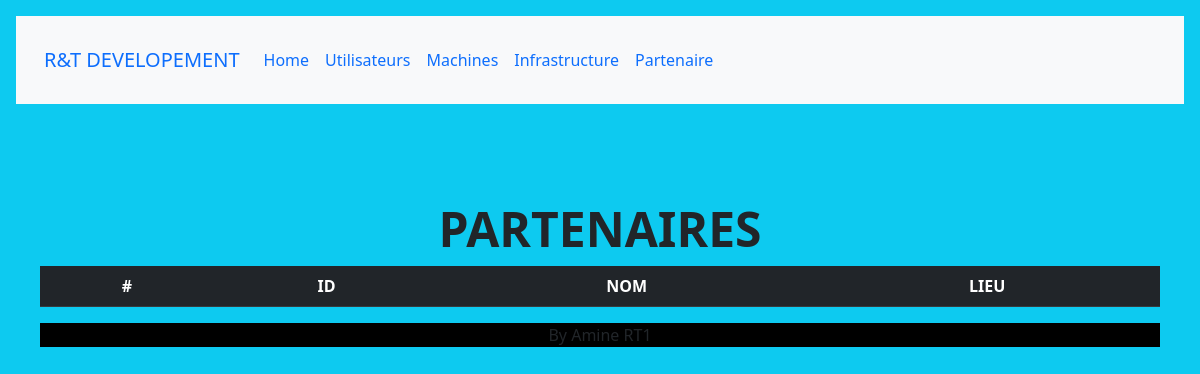
The app's page /computerapp/partenaire/, older data.
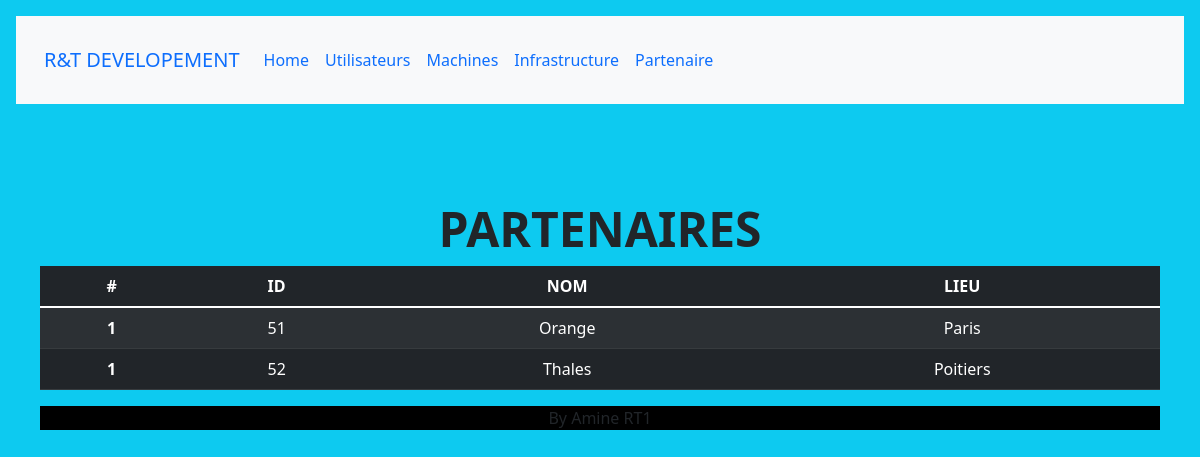
The same page, newer data.
### computerapp/models.py (models this page shows, shortened)
class Partenaires(models.Model):
    id = models.CharField(
        primary_key=True,
        max_length = 15)
    nom= models.CharField(
        max_length = 10)
    lieu= models.CharField(
        max_length =  10)

### computerapp/views.py (the view)
def partenaires_list_view(request):
    partenaires = Partenaires.objects.all()
    context = {'partenaires': partenaires
    }
    return render (request,'partenaire.html',context)

### computerapp/templates/partenaire.html (shortened to what this page needs)
<!DOCTYPE html>
<html lang="en">
<head>
    <link href="https://cdn.jsdelivr.net/npm/bootstrap@5.1.3/dist/css/bootstrap.min.css" rel="stylesheet">
    <link rel="stylesheet" href="https://unpkg.com/purecss@2.1.0/build/pure-min.css">
    {% load static %}
    <link rel="stylesheet" href="{% static 'css/styles.css' %}">
</head>
<body class="p-3 mb-2 bg-info text-dark">
  <div class="p-3 mb-2 bg-light text-dark">
    <nav class="navbar navbar-expand-lg bg-light">
      <div class="container-fluid">
        <a class="navbar-brand" href="#">R&T DEVELOPEMENT</a>
        <div class="collapse navbar-collapse" id="navbarNav">
          {% block sidebar %}
          <ul class="navbar-nav">
            <li class="nav-item">
              <a class="nav-link active" aria-current="page" href= "{% url 'index' %}">Home</a>
            </li>
            <li class="nav-item">
              <a class="nav-link" href="{% url 'personnels' %}" >Utilisateurs</a>
            </li>
            <li class="nav-item">
              <a class="nav-link" href= "{% url 'machines' %}">Machines</a>
            </li>
            <li class="nav-item">
              <a class="nav-link" href="{% url 'infra' %}">Infrastructure</a>
            </li>
            <li class="nav-item">
              <a class="nav-link" href="{% url 'partenaire' %}">Partenaire</a>
            </li>
          </ul>
          {% endblock %}
        </div>
      </div>
    </nav>
  </div>
  <div class="px-4 py-5 my-5 text-center">
    <h1 class="display-5 fw-bold">PARTENAIRES</h1>
    {% block content %}
  <table class="table table-dark table-striped">
    <thead>
        <tr>
          <th scope="col">#</th>
          <th scope="col">ID</th>
          <th scope="col">NOM</th>
          <th scope="col">LIEU</th>
        </tr>
      </thead>{% for partenaire in partenaires %}
        <tr>
          <th scope="row">1</th>
          <td> {{partenaire.id}} </td>
          <td> {{partenaire.nom}} </td>
          <td> {{partenaire.lieu}} </td>
        </tr> {% endfor %}
    </table>
  {% endblock %}
</body>
<footer >
<p>By Amine RT1</p>
</footer>
</html>

Row changes from the older to the newer data that the page shows:
added Partenaires: id "51", nom "Orange", lieu "Paris"
added Partenaires: id "52", nom "Thales", lieu "Poitiers"
